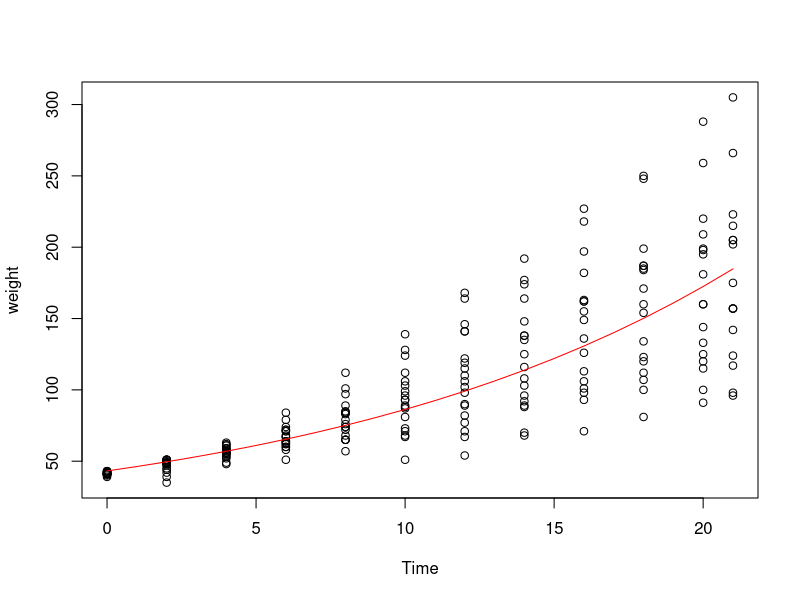

Source code (R):
## ---- chunk 1
myData <- ChickWeight
myData$logWeight <- log(myData$weight)
verifData <- data.frame(Time=as.numeric(0:21))
mod1 <- lm(logWeight~Time, data = subset(myData, Diet=="1"))
w1 <- exp(predict(mod1, newdata = verifData))
plot(weight~Time, data = subset(myData, Diet=="1"))
points(x=verifData$Time, y=w1, pch=21, col="red", type="l" )
